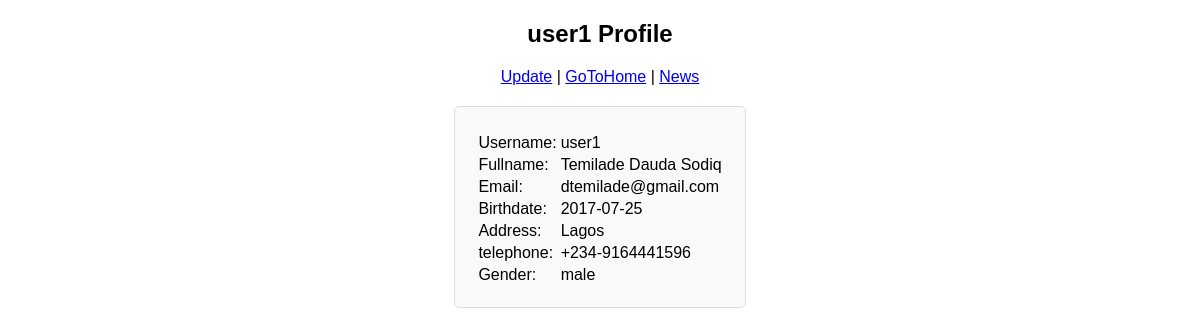
The app's page /profile (signed in) with its own data.
### app.py (models this page shows)
class User(UserMixin, db.Model):
    id = db.Column(db.Integer, primary_key=True)
    username = db.Column(db.String(80), unique=True, nullable=False)
    password = db.Column(db.String(120), nullable=False)
    fullname = db.Column(db.String(100), nullable=False)
    email = db.Column(db.String(120), unique=True, nullable=False)
    birthdate = db.Column(db.Date, nullable=True)
    address = db.Column(db.String(200), nullable=True)
    telephone = db.Column(db.String(20), nullable=False)
    gender = db.Column(db.String(10), nullable=True)

### app.py (the view)
@app.route('/profile')
@login_required
def profile():
    users = [current_user]
    return render_template('profile.html', users=users)

### app.py (called while the page is built)
@login_manager.user_loader
def load_user(user_id):
    return User.query.get(int(user_id))

@app.before_request
def update_session():
    session.permanent = True
    app.permanent_session_lifetime = timedelta(minutes=5)
    session['last_activity'] = datetime.now()

### templates/profile.html (shortened to what this page needs)
<!DOCTYPE html>
<html lang="en">
<head>
    <link rel="stylesheet" href="{{ url_for('static', filename='styles.css') }}">
</head>
<body>
        <section class="hero">
            <div class="hero-content">
				<h1>{{ current_user.username }} Profile</h1>
				<a href="{{ url_for('update_user', user_id=current_user.id) }}">Update</a> | <a href="{{ url_for('home') }}">GoToHome</a> | <a href="{{ url_for('news') }}">News</a>
            </div>
        </section>
        <section class="features">
            <div class="container">
                <div class="feature">
				<table>
					<thead>
						<tr>
							<th> </th>
							<th> </th>
						</tr>
					</thead>
					<tbody>
						<tr>
							<td>Username:</td>
							<td>{{ current_user.username }}</td>
						</tr>
						<tr>
							<td>Fullname:</td>
							<td>{{ current_user.fullname }}</td>
						</tr>
						<tr>
							<td>Email:</td>
							<td>{{ current_user.email }}</td>
						</tr>
						<tr>
							<td>Birthdate:</td>
							<td>{{ current_user.birthdate }}</td>
						</tr>
						<tr>
							<td>Address:</td>
							<td>{{ current_user.address }}</td>
						</tr>
						<tr>
							<td>telephone:</td>
							<td>{{ current_user.telephone }}</td>
						</tr>
						<tr>
							<td>Gender:</td>
							<td>{{ current_user.gender }}</td>
						</tr>
					</tbody>
				</table>
				</div>
            </div>
        </section>
</body>
</html>

### static/styles.css (style rules this page uses)
body { margin: 0; padding: 0; font-family: Arial, sans-serif; }
.container { max-width: 1200px; display: flex; justify-content: space-between; align-items: center; position: center; margin: 0 auto; padding: 0 20px; }
.hero-content { text-align: center; }
.features { display: flex; justify-content: space-between; margin-top: 20px; }
.feature { flex: 1; margin: 0 10px; padding: 20px; border: 1px solid #ddd; border-radius: 5px; background-color: #f9f9f9; transition: transform 0.3s ease; }

### records on screen
User: username "user1", fullname "Temilade Dauda Sodiq", email "dtemilade@gmail.com", birthdate "2017-07-25", address "Lagos", telephone "+234-9164441596", gender "male"
